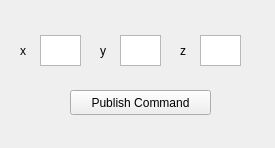
<?xml version="1.0" encoding="UTF-8"?>
<ui version="4.0">
 <class>Form</class>
 <widget class="QWidget" name="Form">
  <property name="geometry">
   <rect>
    <x>0</x>
    <y>0</y>
    <width>275</width>
    <height>148</height>
   </rect>
  </property>
  <property name="windowTitle">
   <string>Form</string>
  </property>
  <widget class="QTextEdit" name="textEdit">
   <property name="geometry">
    <rect>
     <x>40</x>
     <y>35</y>
     <width>41</width>
     <height>31</height>
    </rect>
   </property>
  </widget>
  <widget class="QLabel" name="label">
   <property name="geometry">
    <rect>
     <x>20</x>
     <y>40</y>
     <width>41</width>
     <height>21</height>
    </rect>
   </property>
   <property name="text">
    <string>x</string>
   </property>
  </widget>
  <widget class="QTextEdit" name="textEdit_2">
   <property name="geometry">
    <rect>
     <x>120</x>
     <y>35</y>
     <width>41</width>
     <height>31</height>
    </rect>
   </property>
  </widget>
  <widget class="QLabel" name="label_2">
   <property name="geometry">
    <rect>
     <x>100</x>
     <y>40</y>
     <width>41</width>
     <height>21</height>
    </rect>
   </property>
   <property name="text">
    <string>y</string>
   </property>
  </widget>
  <widget class="QTextEdit" name="textEdit_3">
   <property name="geometry">
    <rect>
     <x>200</x>
     <y>35</y>
     <width>41</width>
     <height>31</height>
    </rect>
   </property>
  </widget>
  <widget class="QLabel" name="label_3">
   <property name="geometry">
    <rect>
     <x>180</x>
     <y>40</y>
     <width>41</width>
     <height>21</height>
    </rect>
   </property>
   <property name="text">
    <string>z</string>
   </property>
  </widget>
  <widget class="QPushButton" name="pushButton">
   <property name="geometry">
    <rect>
     <x>70</x>
     <y>90</y>
     <width>141</width>
     <height>25</height>
    </rect>
   </property>
   <property name="text">
    <string>Publish Command</string>
   </property>
  </widget>
 </widget>
 <resources/>
 <connections/>
</ui>
